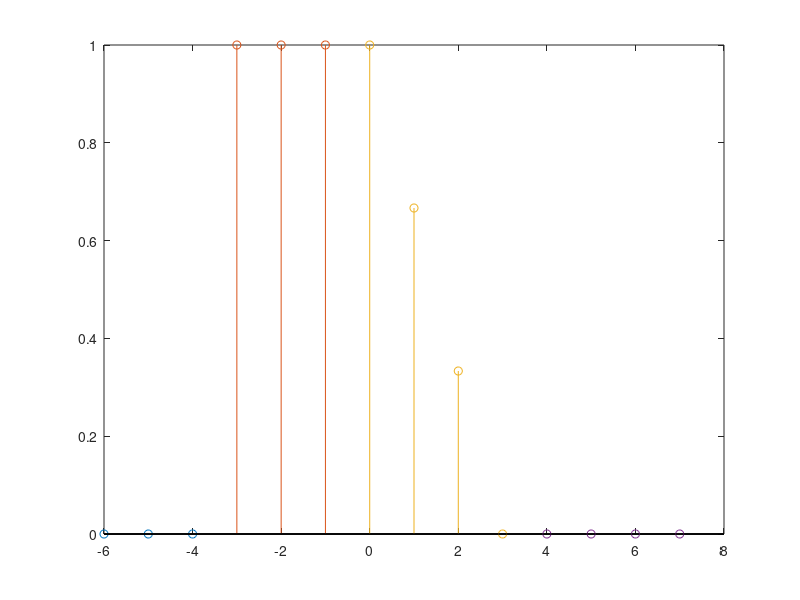

Recreate this plot in MATLAB.
clc;
clear;
n=-6:1:-4;
y=zeros(1,3);
stem(n,y);
hold on;
n=-3:1:-1;
y=ones(1,3);
stem(n,y);
hold on;
n=0:1:3;
y1=1-n/3;
stem(n,y1);
hold on;
n=4:1:7;
y1=zeros(1,4);
stem(n,y1);
